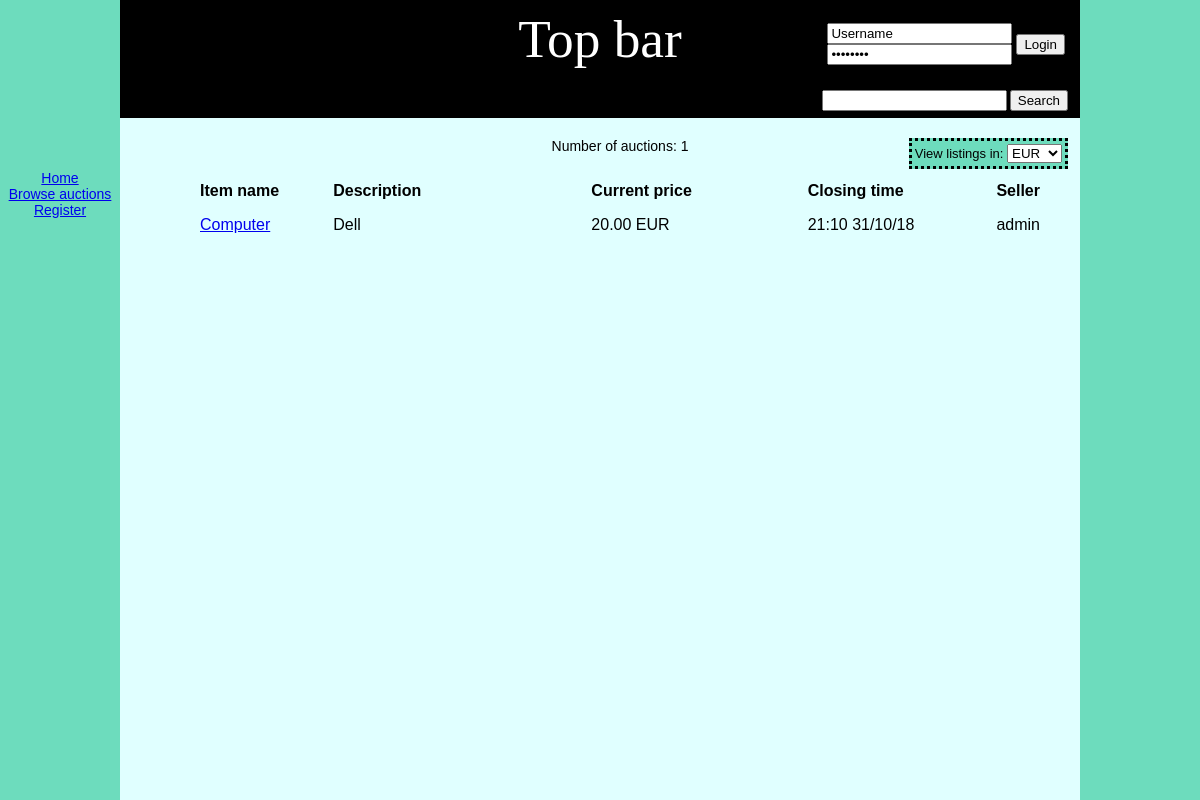
Page /auctions/ on the committed database.
### auctionApp/models.py (models this page shows, shortened)
class ExchangeRate(models.Model):
     code = models.CharField(primary_key=True, max_length=3)
     rate = models.FloatField()
     last_updated = models.DateTimeField(auto_now=True)

class Auction(models.Model):
    seller_id = models.IntegerField()
    seller_name = models.CharField(max_length=20)
    seller_email = models.EmailField()
    title = models.CharField(max_length=100, null=False, blank=False)
    description = models.TextField(null=False, blank=False)
    starting_price = models.FloatField()
    current_price = models.FloatField()
    current_winner_id = models.IntegerField(null=True, blank=True)
    current_winner_name = models.CharField(max_length=20, default='No bids yet.')
    time_posted = models.DateTimeField()
    time_closing = models.DateTimeField()
    hash_id = models.CharField(max_length=256)
    active = models.BooleanField(default=True)
    banned = models.BooleanField(default=False)
    resolved = models.BooleanField(default=False)

### auctionApp/auctions_browse.py (the view, shortened to what this page needs)
# urls.py: path('auctions/', BrowseAuctions.as_view(), name='auctions'),
class BrowseAuctions(View):
    def get(self, request, **messages):
        request = assert_currency(request)
        currency = request.session['currency']
        if 'auctions' not in messages:
            auctions = Auction.objects.all().filter(active=True, banned=False, time_closing__gte=datetime.now()).order_by('time_closing')
        else:
            auctions = messages.get('auctions')
        for auction in auctions:
            auction.time_posted = auction.time_posted.strftime('%H:%M %d/%m/%y')
            auction.time_closing = auction.time_closing.strftime('%H:%M %d/%m/%y')
            if currency != 'EUR':
                converted_price = Currency.exchange(auction.current_price, currency)
                auction.current_price = "%.2f EUR (%.2f %s)" % (auction.current_price, converted_price, currency)
            else:
                auction.current_price = "%.2f EUR" % auction.current_price
        info_message = messages.get('info_message')
        error_message = messages.get('error_message')
        return render(request, 'browse.html', {'auctions': auctions,
                                               'info_message': info_message,
                                               'error_message': error_message, })

### auctionApp/auctions_browse.py (called while the page is built)
def assert_currency(request):
    if not 'currency' in request.session:
        request.session['currency'] = 'EUR'
    if not 'currencies' in request.session:
        request.session['currencies'] = Currency.code_list()
    return request

### auctionApp/currency.py (called while the page is built)
    def code_list(**type):
        if ExchangeRate.objects.count() == 0:
            Currency.fetch_rates()
        keylist = []
        for key in ExchangeRate.objects.all():
            if type.get('type') == 'pairlist':
                keylist.append([key.code, key.code])
            else:
                keylist.append(key.code)
        return keylist

### templates/browse.html
{% extends "base.html" %}
{% block content %}
    {% include 'currency_picker.html' %}
    Number of auctions: {{ auctions.count }}<br><br>
    <table border="0" cellpadding="4" cellspacing="8" style="max-width: 90%">
            <tr>
                <th width="150">
                    Item name
                </th>
                <th width="350">
                    Description
                </th>
                <th width="300">
                    Current price
                </th>
                <th width="250">
                    Closing time
                </th>
                <th>
                    Seller
                </th>
            </tr>
        {% for auction in auctions %}
            <tr valign="top">
                <td>
                    <a href="{% url 'auctions' %}{{ auction.id }}">{{ auction.title }}</a>
                </td>
                <td>
                    <pre>{{ auction.description }}</pre>
                </td>
                <td width="130">
                    {{ auction.current_price }}
                </td>
                <td>
                    {{ auction.time_closing }}
                </td>
                <td>
                    {{  auction.seller_name }}
                </td>
            </tr>
        {% endfor %}
    </table>
{% endblock %}

### templates/currency_picker.html (shortened to what this page needs)
<form action="{% url 'change_currency' %}" method="POST" class="login" style="background-color: #6DDCBD; padding: 3px;border: black; border-style: dotted"">
    View listings in:
    <select name="currency" id="currency" onchange="this.form.submit()">
        {% for code in request.session.currencies %}
            <option value="{{ code }}"
                {% if code == request.session.currency %}
                    selected
                {% endif %}>{{ code }}</option>
        {% endfor %}
    </select>
</form>

### rows in the picture
ExchangeRate: currency "EUR"
Auction: title "Computer", description "Dell", current_price "20.00 EUR", time_closing "21:10 31/10/18", seller_name "admin"

### other values in the picture
{{ auctions.count }} "1"
